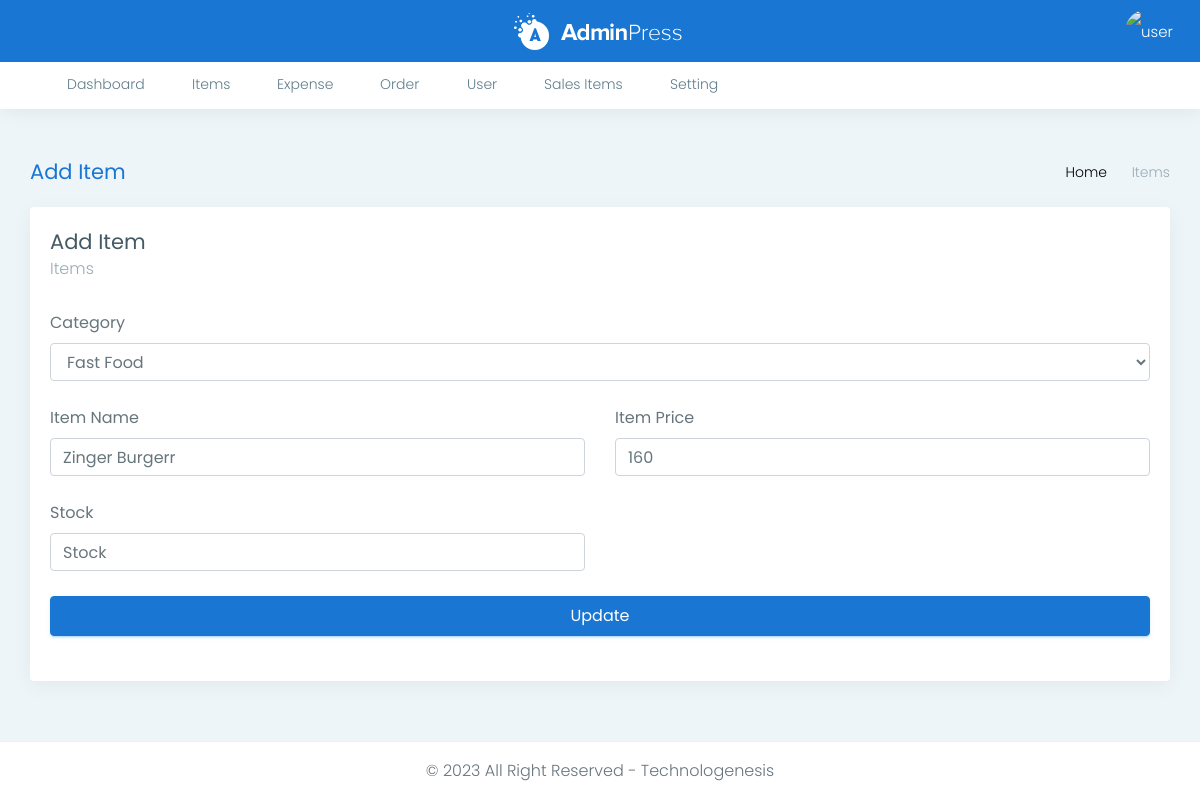
Page /item.php?i_id=6 (signed in) on the earlier database version.
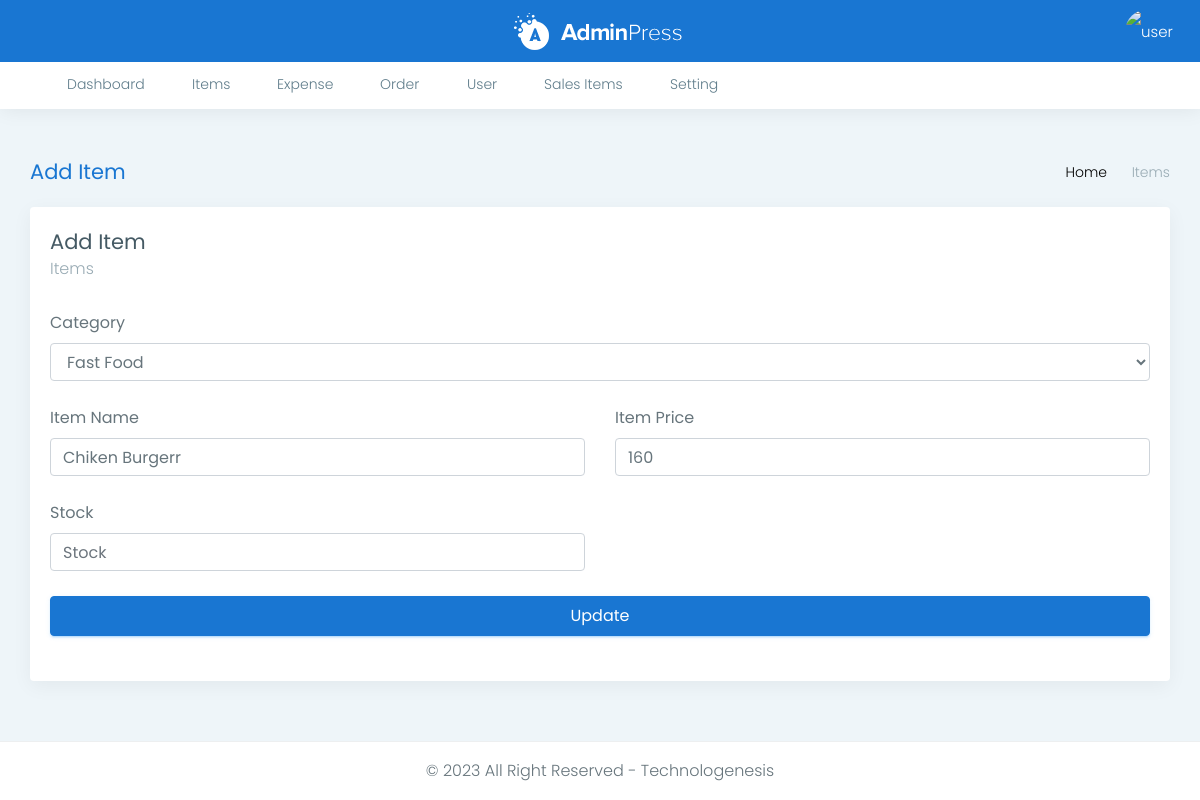
Same page on the later database version.
### tables this page shows
CREATE TABLE `items_and_deals` (
  `i_id` int(11) NOT NULL,
  `item_name` varchar(100) DEFAULT NULL,
  `item_type` int(11) DEFAULT 0,
  `item_cat` int(11) NOT NULL,
  `items` varchar(510) DEFAULT '',
  `item_price` int(11) DEFAULT NULL
);

### main.php (called while the page is built, shortened)
<?php session_start();
class cafekahani
{
	function con()
	{
		$con = mysqli_connect('localhost', 'root', '', 'cafe') or die('error');
		return ($con);
	}
	function sel_only_item()
	{
		$id = $_GET['i_id'];
		$query = "SELECT * from items_and_deals it left join catlog c on it.item_cat = c.id where i_id = $id";
		$result = mysqli_query($this->con(), $query);
		return $result;
	}
	function sel_cat()
	{
		$qu = mysqli_query($this->con(), "select * from `catlog`");
		return $qu;
	}
}
$ob = new cafekahani;

### item.php (the view, shortened to what this page needs)
<?php
include('header.php');
?>
<div class="page-wrapper">
    <div class="row page-titles">
        <div class="col-md-5 align-self-center">
            <h3 class="text-themecolor">Add Item</h3>
        </div>
        <div class="col-md-7 align-self-center">
            <ol class="breadcrumb">
                <li class="breadcrumb-item"><a href="index.php">Home</a></li>
                <li class="breadcrumb-item active">Items</li>
            </ol>
        </div>
    </div>
    <div class="container-fluid">
        <div class="row">
            <div class="col-md-12">
                <div class="card card-body">
                    <h3 class="box-title m-b-0">Add Item</h3>
                    <p class="text-muted m-b-30 font-13">Items </p>
                    <div class="row">
                        <div class="col-sm-12 col-xs-12">
                            <?php
                            if (isset($_GET['i_id'])) {
                                echo ('<form method="get" action="main.php">
                                        <div class="row">
                                  <div class="form-group col-md-12">
                                  ');
                                foreach ($ob->sel_only_item() as $item) {
                                    echo ('
                                            <label for="exampleInputEmail1">Category</label>
      <select  name="cat" class="form-control">
          <option disabled >Select One</option>
          ');
                                    foreach ($ob->sel_cat() as $bb) {
                                        if ($item['item_cat'] == $bb['id']) {
                                            echo ("<option selected value='" . $bb['id'] . "'> " . $bb['name'] . " </option>");
                                        } else {
                                            echo ("<option value='" . $bb['id'] . "'> " . $bb['name'] . " </option>");
                                        }
                                    }
                                    echo ('
      </select>
                                        </div>
  </div>
                                    <div class="row">
                           <div class="form-group col-md-6">
         <label for="exampleInputEmail1">Item Name</label>
      <input type="text" name="item" class="form-control" id="exampleInputEmail1" placeholder="Items Name" value="' . $item['item_name'] . '">
                            </div>
                                        <div class="form-group col-md-6">
                                            <label for="exampleInputEmail1">Item Price</label>
      <input type="text" name="price" class="form-control" id="exampleInputEmail1" placeholder="Enter Item Price" value="' . $item['item_price'] . '">
                                        </div>
                                        <div class="form-group col-md-6">
                                            <label for="exampleInputEmail1">Stock</label>
      <input type="text" name="stock" class="form-control" id="exampleInputEmail1" placeholder="Stock" value="' . $item['stock'] . '">
                                        </div>
                                        </div>
                                           <div class="row">
                           <div class="form-group col-md-12">
       <input type="hidden" value="' . $_GET['i_id'] . '" name="i_id"/>
      <input type="submit" name="update_i"  value="Update" class="btn btn-info btn-block" placeholder="Items Name">
                            </div>
                                          </div>
                                    </form>');
                                }
                            }
                            ?>
                        </div>
                    </div>
                </div>
            </div>
        </div>
        <?php
        include('footer.php');
        ?>

Differences in the rows shown:
changed items_and_deals: item "Zinger Burgerr" → "Chiken Burgerr"
